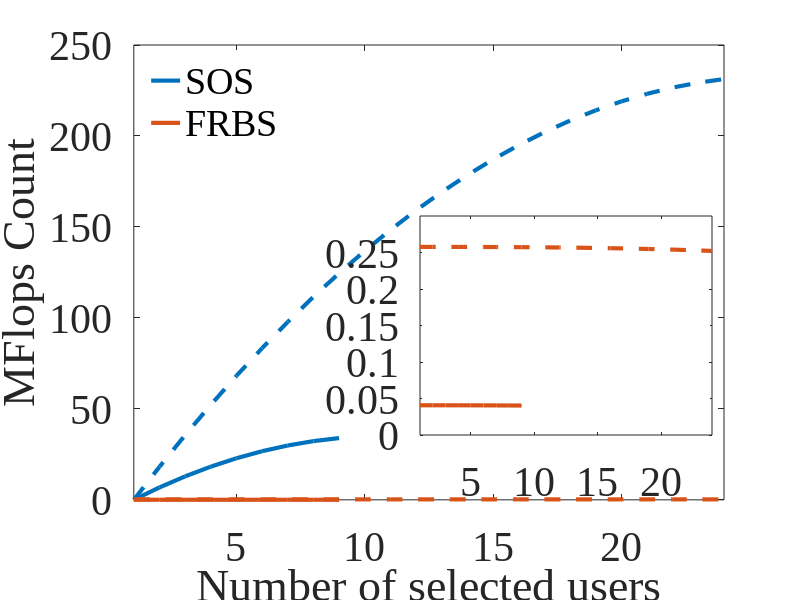
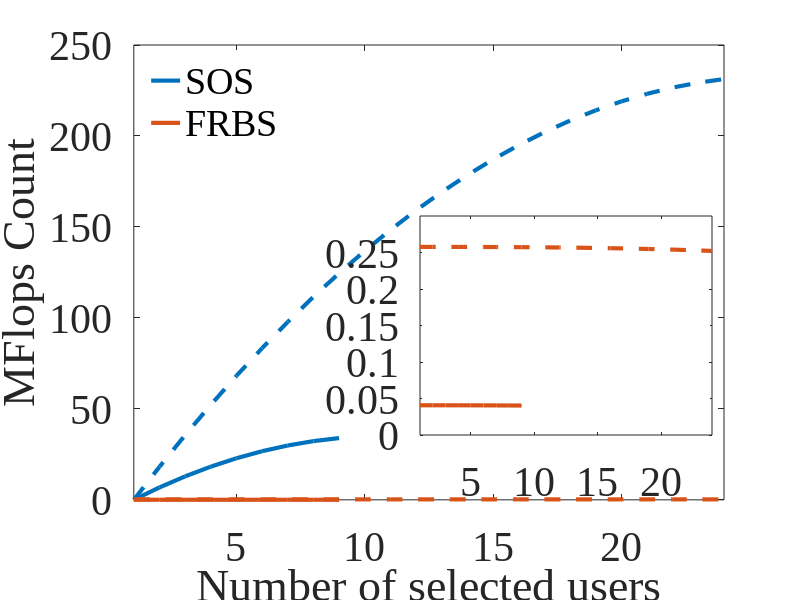
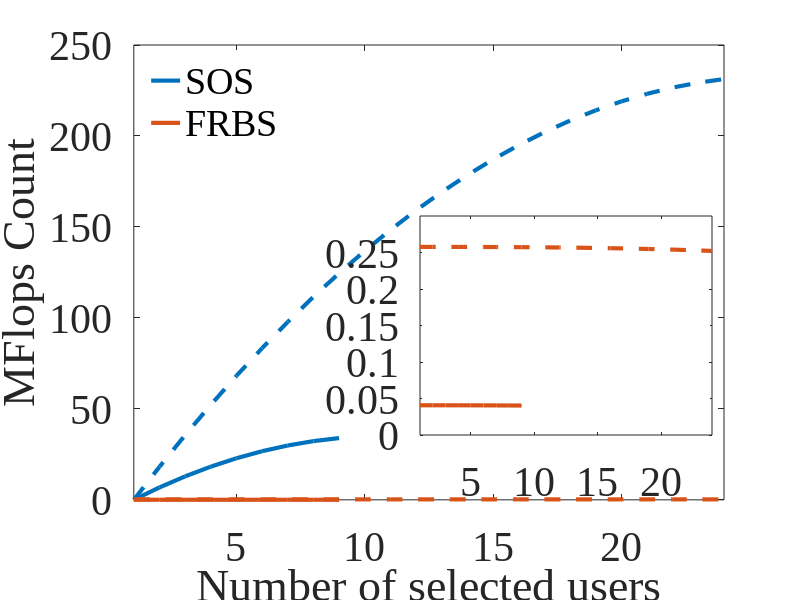

The MATLAB source for these figures, in order:
clear;
close all;
clc;

% Roots

root_save = '../../../../Google Drive/UFRJ/PhD/Codes/user-selection-with-large-scale-fading/Figures/';

% SOS

A_sos = @(M,K,L) (M^3 + M^2 - M).*(L - 1).*(2*K - L) + (2*M - 1)*(K*L - L.*(L - 1))/2 + 2*M^2.*L.*(L - 1);
M_sos = @(M,K,L) 2*M^2.*(L - 1).*(2*M*K - M*L + L) + M*(2*K*L - L.*(L - 1));
D_sos = @(M,K,L) 2*M.*L;
S_sos = @(M,K,L) K*L - L.*(L - 1)/2;

% FRBS

A_frbs = @(M,K,L) 4*K^2*M + K*(K - 1)*(2*K + 5)/6 - L.*(L + 1).*(L - 1)/3;
M_frbs = @(M,K,L) (4*K^2*M + K^2 - K).*ones(1,length(L));
D_frbs = @(M,K,L) K^2 + K*(K + 1) - L.*(L + 1);
S_frbs = @(M,K,L) K*(K - 1)/2 - L.*(L + 1)/2;

M = 50;

K_1 = 10;
L_1 = 1:9;

K_2 = 25;
L_2 = 1:24;

flop_sos_1  = A_sos(M,K_1,L_1)  + M_sos(M,K_1,L_1)  + D_sos(M,K_1,L_1)  + S_sos(M,K_1,L_1);
flop_frbs_1 = A_frbs(M,K_1,L_1) + M_frbs(M,K_1,L_1) + D_frbs(M,K_1,L_1) + S_frbs(M,K_1,L_1);

flop_sos_2  = A_sos(M,K_2,L_2)  + M_sos(M,K_2,L_2)  + D_sos(M,K_2,L_2)  + S_sos(M,K_2,L_2);
flop_frbs_2 = A_frbs(M,K_2,L_2) + M_frbs(M,K_2,L_2) + D_frbs(M,K_2,L_2) + S_frbs(M,K_2,L_2);

% Ploting Figures

linewidth  = 3;
markersize = 10;
fontname   = 'Times New Roman';
fontsize   = 30;

marker    = {'o','s','^','v','x'};
linestyle = {'-','--',':'};

savefig = 1;
 
legend_algo = {'SOS','FRBS'};

location_1 = 'northwest';
location_2 = 'northeast';
location_3 = 'southwest';
location_4 = 'southeast';

colours = [0.0000 0.4470 0.7410;
           0.8500 0.3250 0.0980;
           0.9290 0.6940 0.1250;
           0.4940 0.1840 0.5560;
           0.4660 0.6740 0.1880;
           0.3010 0.7450 0.9330;
           0.6350 0.0780 0.1840;
           0.0000 0.0000 0.0000];

figure;

set(gcf,'position',[0 0 800 600]);


plot(L_1,flop_sos_1*1e-6 ,'-' ,'color',colours(1,:),'linewidth',linewidth);
hold on;
plot(L_1,flop_frbs_1*1e-6,'-' ,'color',colours(2,:),'linewidth',linewidth);
plot(L_2,flop_sos_2*1e-6 ,'--','color',colours(1,:),'linewidth',linewidth);
plot(L_2,flop_frbs_2*1e-6,'--','color',colours(2,:),'linewidth',linewidth);

xlabel('Number of selected users','fontname',fontname,'fontsize',fontsize);
ylabel('MFlops Count','fontname',fontname,'fontsize',fontsize);

legend(legend_algo,'fontname',fontname,'fontsize',fontsize,'location',location_1);
legend box off;

set(gca,'fontname',fontname,'fontsize',fontsize);

xlim([1 max(L_2)]);

axes('position',[.525 .275 .365 .365]);
box on;

plot(L_1,flop_frbs_1*1e-6,'-' ,'color',colours(2,:),'linewidth',linewidth);
hold on;
plot(L_2,flop_frbs_2*1e-6,'--','color',colours(2,:),'linewidth',linewidth);

set(gca,'fontname',fontname,'fontsize',fontsize);

xlim([1 max(L_2)]);
ylim([0 0.3]);

if savefig == 1
    saveas(gcf,[root_save 'computational_complexity_M_' num2str(M)],'fig');
    saveas(gcf,[root_save 'computational_complexity_M_' num2str(M)],'png');
    saveas(gcf,[root_save 'computational_complexity_M_' num2str(M)],'epsc2');
end

% figure;
% 
% set(gcf,'position',[0 0 800 600]);
% 
% yyaxis left
% 
% plot(L_1,flop_sos_1*1e-6 ,'-' ,'linewidth',linewidth);
% hold on
% plot(L_2,flop_sos_2*1e-6 ,'--' ,'linewidth',linewidth);
% 
% ylabel('MFlops Count','fontname',fontname,'fontsize',fontsize);
% 
% % ylim([0 2]);
% 
% yyaxis right
% 
% plot(L_1,flop_frbs_1*1e-6,'-' ,'linewidth',linewidth);
% hold on;
% plot(L_2,flop_frbs_2*1e-6,'--' ,'linewidth',linewidth);
% 
% ylabel('MFlops Count','fontname',fontname,'fontsize',fontsize);
% 
% % ylim([2.2 2.5]);
% 
% xlabel('Number of selected users','fontname',fontname,'fontsize',fontsize);
% 
% legend(legend_algo,'fontname',fontname,'fontsize',fontsize,'location',location_1,'numcolumns',3);
% legend box off;
% 
% set(gca,'fontname',fontname,'fontsize',fontsize);
% 
% xlim([1 max(L_2)]);
% 
% if savefig == 1
%     saveas(gcf,[root_save 'computational_complexity_M_' num2str(M) '_K_' num2str(K_1)],'fig');
%     saveas(gcf,[root_save 'computational_complexity_M_' num2str(M) '_K_' num2str(K_1)],'png');
%     saveas(gcf,[root_save 'computational_complexity_M_' num2str(M) '_K_' num2str(K_1)],'epsc2');
% end